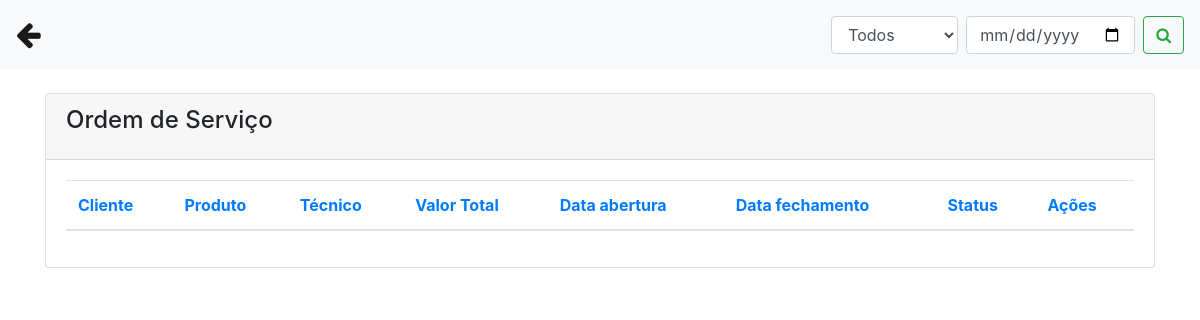
Before: /consultar_os.php with the older database file.
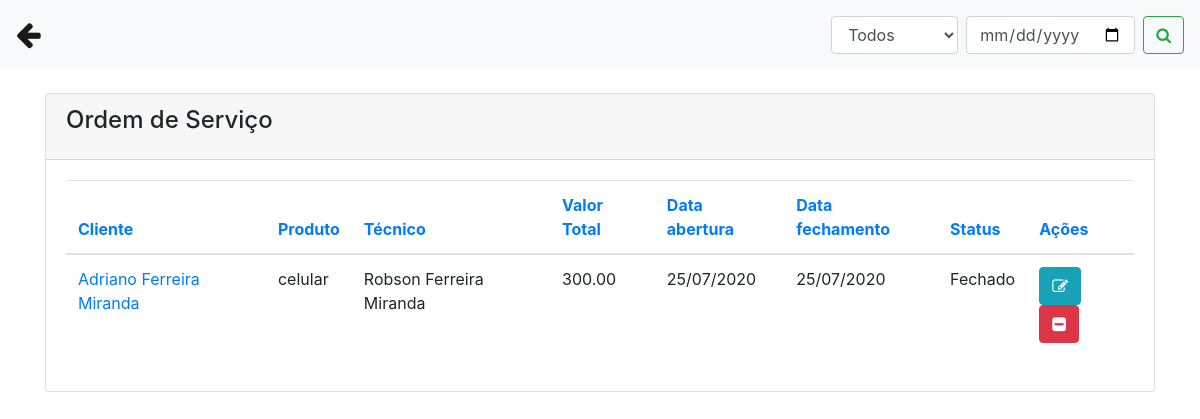
After: the same page with the newer database file.
### tables this page shows
CREATE TABLE `clientes` (
  `id` int(11) NOT NULL,
  `nome` varchar(50) NOT NULL,
  `telefone` varchar(50) NOT NULL,
  `endereco` varchar(50) NOT NULL,
  `email` varchar(50) NOT NULL,
  `cpf` varchar(50) NOT NULL,
  `data` date NOT NULL
);

CREATE TABLE `os` (
  `id` int(11) NOT NULL,
  `id_orc` int(11) NOT NULL,
  `cliente` varchar(50) NOT NULL,
  `produto` varchar(50) NOT NULL,
  `tecnico` varchar(50) NOT NULL,
  `total` decimal(10,2) NOT NULL,
  `data_abertura` date NOT NULL,
  `data_fechamento` date DEFAULT NULL,
  `garantia` varchar(15) DEFAULT NULL,
  `status` varchar(15) NOT NULL
);

CREATE TABLE `funcionarios` (
  `id` int(11) NOT NULL,
  `nome` varchar(50) NOT NULL,
  `cpf` varchar(50) NOT NULL,
  `telefone` varchar(20) NOT NULL,
  `endereco` varchar(50) NOT NULL,
  `cargo` varchar(50) NOT NULL,
  `data` date NOT NULL
);

### consultar_os.php (the view, shortened to what the changed rows need)
<?php
include('conexao.php');
?>
<!DOCTYPE html>
<html>
<head>
 <link rel="stylesheet" href="https://stackpath.bootstrapcdn.com/bootstrap/4.1.3/css/bootstrap.min.css">
<link rel="stylesheet" href="https://cdnjs.cloudflare.com/ajax/libs/font-awesome/4.7.0/css/font-awesome.min.css">
</head>
<body>
<div class="container">
      <br>
          <div class="content">
            <div class="row">
              <div class="col-md-12">
                <div class="card">
                  <div class="card-body">
                    <div class="table-responsive">
                      <?php
                              if(isset($_GET['buttonPesquisar']) and $_GET['txtpesquisar'] != '' and $_GET['status'] != 'Todos'){
                                $data = $_GET['txtpesquisar'] . '%';
                                $statusOrc = $_GET['status'];
                                $query = "select * from os where data_abertura = '$data' and status = '$statusOrc' order by id asc";
                              } elseif(isset($_GET['buttonPesquisar']) and $_GET['txtpesquisar'] == '' and $_GET['status'] != 'Todos'){
                                $statusOrc = $_GET['status'];
                                $query = "select * from os where data_abertura = CURDATE() and status = '$statusOrc' order by id asc";
                              } elseif(isset($_GET['buttonPesquisar']) and $_GET['txtpesquisar']!= '' and $_GET['status'] == 'Todos'){
                                $data = $_GET['txtpesquisar'] . '%';
                                $query = "select * from os where data_abertura = '$data' order by id asc";
                              } else{
                                  $query = "select * from os where data_abertura = CURDATE()  order by id asc";
                              }
                        $result = mysqli_query($conexao, $query);
                        $row = mysqli_num_rows($result);
                        if($row == ''){
                            echo "<h3> Não existem dados cadastrados no banco </h3>";
                        }else{
                           ?>
                    <table class="table">
                        <thead class=" text-primary">
                          <th>
                            Cliente
                          </th>
                          <th>
                            Produto
                          </th>
                          <th>
                            Técnico
                          </th>
                           <th>
                            Valor Total
                          </th>
                            <th>
                            Data abertura
                          </th>
                          <th>
                            Data fechamento
                          </th>
                          <th>
                            Status
                          </th>
                          <th>
                            Ações
                          </th>
                        </thead>
                        <tbody>
                         <?php
                          while($res_1 = mysqli_fetch_array($result)){
                            $cliente = $res_1["cliente"];
                            $tecnico = $res_1["tecnico"];
                            $produto = $res_1["produto"];
                            $valor_total = $res_1["total"];
                            $status = $res_1["status"];
                            $data_abertura = $res_1["data_abertura"];
                            $data_fechamento = $res_1["data_fechamento"];
                            $id_orc = $res_1['id_orc'];
                            $data2 = implode('/', array_reverse(explode('-', $data_abertura)));
                            $data3 = implode('/', array_reverse(explode('-', $data_fechamento)));
                            $id = $res_1["id"];
                            $query_cliente = "select * from clientes where cpf = '$cliente'";
                            $result_cliente = mysqli_query($conexao, $query_cliente);
                            while($res_cliente = mysqli_fetch_array($result_cliente)){
                              $nome_cliente = $res_cliente['nome'];
                              $query_tecnico = "select * from funcionarios where id = '$tecnico'";
                              $result_tecnico = mysqli_query($conexao, $query_tecnico);
                              while($res_tecnico = mysqli_fetch_array($result_tecnico)){
                                $nome_tecnico = $res_tecnico['nome'];
                                $query_email = "select * from orcamento where id = '$id_orc'";
                                $result_email = mysqli_query($conexao,$query_email);
                                while($res_2 = mysqli_fetch_array($result_email)){
                                  $cpf = $res_2['cliente'];
                                  $query_cli = "select * from clientes where cpf = '$cpf'";
                                  $result_cli = mysqli_query($conexao,$query_cli);
                                  while($res_3 = mysqli_fetch_array($result_cli)){
                                    $email = $res_3['email'];
                                  }
                                }
                            ?>
                                <tr>
                                <?php if($status == "Fechado"){?>
                                  <td><?php echo '<a class="link" href="rel/rel_os_class.php?id='.$id.'&id_orc='.$id_orc.'&email='.$email.'" target="_blank">'; echo $nome_cliente; '</a>'; ?></td>
                                <?php } else{ ?>
                                    <td><?php echo $nome_cliente; ?></td>
                                <?php } ?>
                                <td><?php echo $produto; ?></td>
                                <td><?php echo $nome_tecnico; ?></td>
                                <td><?php echo $valor_total; ?></td>
                                <td><?php echo $data2; ?></td>
                                <td><?php echo $data3; ?></td>
                                <td><?php echo $status; ?></td>
                                <td>
                                <a class="btn btn-info" href="abrir_orcamentos.php?func=edita&id=<?php echo $id; ?>"><i class="fa fa-pencil-square-o"></i></a>
                                <a class="btn btn-danger" href="abrir_orcamentos.php?func=deleta&id=<?php echo $id; ?>"><i class="fa fa-minus-square"></i></a>
                                </td>
                                </tr>
                            <?php
                              }  }  }
                            ?>
                        </tbody>
                    </table>
                          <?php
                              }
                            ?>
                    </div>
                  </div>
                </div>
              </div>
</div>
</body>
</html>

Changed rows visible on the page:
added os: produto "celular", total "300.00", data_abertura "25/07/2020", data_fechamento "25/07/2020", status "Fechado"
added clientes: nome "Adriano Ferreira Miranda"
now on this page (row unchanged): funcionarios: nome "Robson Ferreira Miranda"
